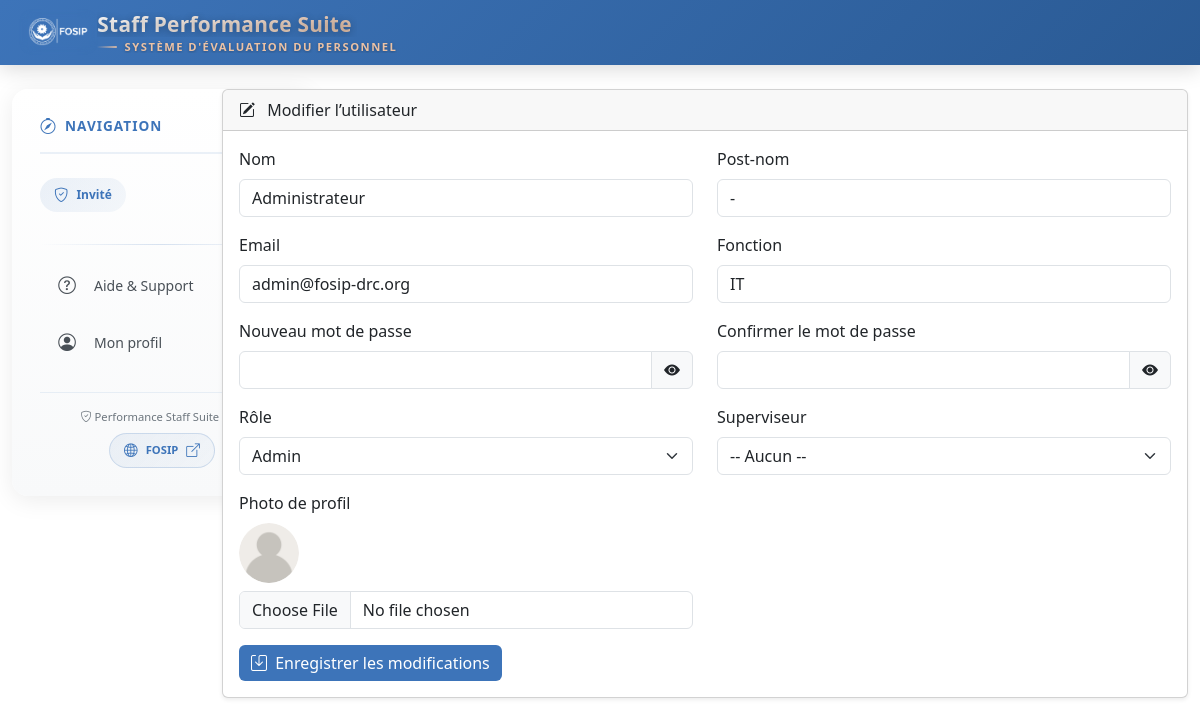
The app's page /pages/user_edit.php?id=1 with its own data.
### tables this page shows
CREATE TABLE `users` (
  `id` int NOT NULL,
  `nom` varchar(100) DEFAULT NULL,
  `post_nom` varchar(100) DEFAULT NULL,
  `email` varchar(100) DEFAULT NULL,
  `mot_de_passe` varchar(255) DEFAULT NULL,
  `role` enum('admin','staff','coordination','superviseur') NOT NULL,
  `fonction` varchar(100) DEFAULT NULL,
  `photo` varchar(255) DEFAULT NULL,
  `superviseur_id` int DEFAULT NULL
);

### pages/user_edit.php (the view, shortened to what this page needs)
<?php
include('../includes/db.php');
$id = $_GET['id'] ?? null;
$stmt = $pdo->prepare("SELECT * FROM users WHERE id = ?");
$stmt->execute([$id]);
$user = $stmt->fetch();
include('../includes/header.php');
?>
<div class="row">
  <div class="col-md-3"><?php include('../includes/sidebar.php'); ?></div>
  <div class="col-md-9">
    <div class="card shadow-sm">
      <div class="card-header">
        <i class="bi bi-pencil-square me-2"></i> Modifier l’utilisateur
      </div>
      <div class="card-body">
        <form method="post" enctype="multipart/form-data">
          <div class="row">
            <div class="col-md-6 mb-3">
              <label class="form-label">Nom</label>
              <input type="text" name="nom" class="form-control" value="<?= $user['nom'] ?>" required>
            </div>
            <div class="col-md-6 mb-3">
              <label class="form-label">Post-nom</label>
              <input type="text" name="post_nom" class="form-control" value="<?= $user['post_nom'] ?>" required>
            </div>
            <div class="col-md-6 mb-3">
              <label class="form-label">Email</label>
              <input type="email" name="email" class="form-control" value="<?= $user['email'] ?>" required>
            </div>
            <div class="col-md-6 mb-3">
              <label class="form-label">Fonction</label>
              <input type="text" name="fonction" class="form-control" value="<?= $user['fonction'] ?>" required>
            </div>
            <div class="col-md-6 mb-3">
              <label class="form-label">Nouveau mot de passe</label>
              <div class="input-group">
                <input type="password" name="mot_de_passe" id="mot_de_passe" class="form-control">
                <span class="input-group-text" onclick="togglePassword('mot_de_passe', this)">
                  <i class="bi bi-eye-fill"></i>
                </span>
              </div>
            </div>
            <div class="col-md-6 mb-3">
              <label class="form-label">Confirmer le mot de passe</label>
              <div class="input-group">
                <input type="password" name="mot_de_passe_confirm" id="mot_de_passe_confirm" class="form-control">
                <span class="input-group-text" onclick="togglePassword('mot_de_passe_confirm', this)">
                  <i class="bi bi-eye-fill"></i>
                </span>
              </div>
            </div>
            <div class="col-md-6 mb-3">
              <label class="form-label">Rôle</label>
              <select name="role" class="form-select" required>
                <option value="admin" <?= $user['role'] === 'admin' ? 'selected' : '' ?>>Admin</option>
              </select>
            </div>
            <div class="col-md-6 mb-3">
              <label class="form-label">Superviseur</label>
              <select name="superviseur_id" class="form-select">
                <option value="">-- Aucun --</option>
              </select>
            </div>
            <div class="col-md-6 mb-3">
              <label class="form-label">Photo de profil</label><br>
              <img id="photo-preview" src="../assets/img/profiles/<?= $user['photo'] ?? 'default.png' ?>" width="60" height="60" class="rounded-circle mb-2">
              <input type="file" name="photo" class="form-control">
            </div>
          </div>
          <button type="submit" class="btn btn-fosip">
            <i class="bi bi-save me-1"></i> Enregistrer les modifications
          </button>
        </form>
      </div>
    </div>
  </div>
</div>
<?php include('../includes/footer.php'); ?>

### assets/css/style.css (style rules this page uses)
:root { --fosip: #3D74B9; --fosip-bleu: #3D74B9; --fosip-jaune: #F5C7A5; --muted: #6c757d; --light-blue: rgba(61,116,185,0.1); --border-light: #3D74B9; --bg-auth: linear-gradient(135deg, #f6faff 0%, #ffffff 100%); }
.btn-fosip { background: var(--fosip); color: #fff; border-radius: 6px; border: none; }
@media (min-width: 768px) { .col-md-9 { margin-left: 0 !important; } }
@media (min-width: 768px) { body { padding-top: 0; } }
@media (min-width: 768px) { .row > .col-md-3 { flex: 0 0 210px; max-width: 210px; } }
@media (min-width: 768px) { .row > .col-md-9 { flex: 1 1 auto; max-width: calc(100% - 210px); } }

### records on screen
users: nom "Administrateur", post_nom "-", email "admin@fosip-drc.org", fonction "IT", role "Admin"

### other values on screen
$role "Invité"
